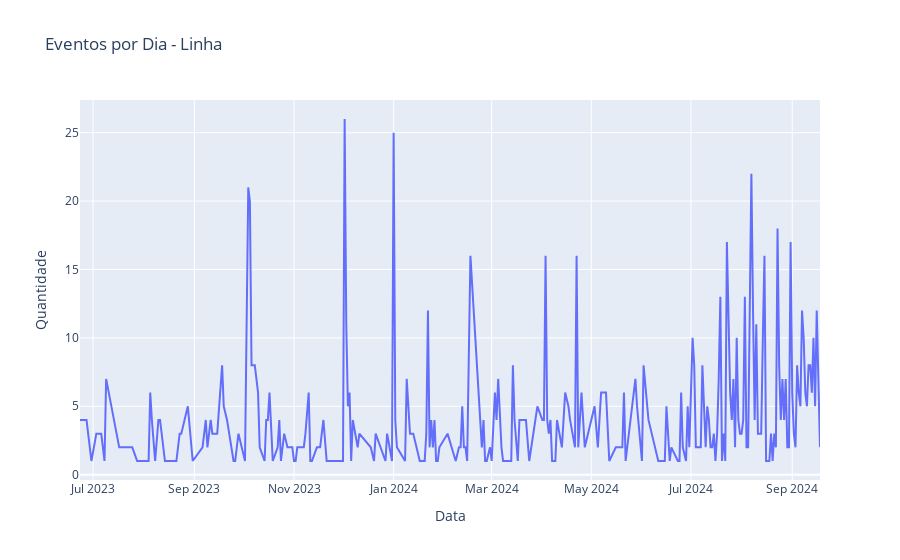
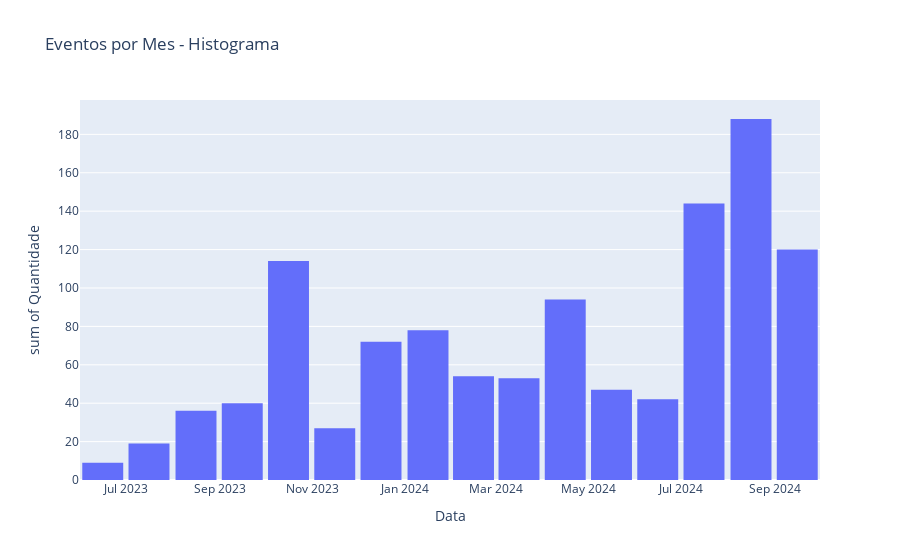

Source (notebook cell) for these figures, in order:
### Code cell
# Converter para formato datetime
df_dropped['data'] = pd.to_datetime(df_dropped['data'])


df_agrupado_data = df_dropped.groupby(df_dropped['data'].dt.date).size().reset_index(name='quantidade')

fig_por_dia = px.line(df_agrupado_data, x='data', y='quantidade', title='Eventos por Dia - Linha', labels={'data': 'Data', 'quantidade': 'Quantidade'})
fig_por_dia.show()


fig_por_mes = px.histogram(df_agrupado_data, x='data', y='quantidade', title='Eventos por Mes - Histograma', labels={'data': 'Data', 'quantidade': 'Quantidade'})
fig_por_mes.update_layout(bargap=0.1)  
fig_por_mes.show()

### Figure 1 — Plotly figure (JSON) as saved in the notebook; plotly's stock layout.template omitted (floating-point values rounded to 4 significant figures; data arrays with more than 128 entries replaced by an {"elided": "..."} marker saying what was removed)
{"data": [{"hovertemplate": "Data=%{x}<br>Quantidade=%{y}<extra></extra>", "legendgroup": "", "line": {"color": "#636efa", "dash": "solid"}, "marker": {"symbol": "circle"}, "mode": "lines", "name": "", "orientation": "v", "showlegend": false, "type": "scatter", "x": {"elided": "258 str values"}, "xaxis": "x", "y": {"elided": "258 int values"}, "yaxis": "y"}], "layout": {"autosize": true, "legend": {"tracegroupgap": 0}, "title": {"text": "Eventos por Dia - Linha"}, "xaxis": {"anchor": "y", "autorange": true, "domain": [0, 1], "range": ["2023-06-23", "2024-09-18"], "title": {"text": "Data"}, "type": "date"}, "yaxis": {"anchor": "x", "autorange": true, "domain": [0, 1], "range": [-0.3889, 27.39], "title": {"text": "Quantidade"}, "type": "linear"}}}

### Figure 2 — Plotly figure (JSON) as saved in the notebook; plotly's stock layout.template omitted (floating-point values rounded to 4 significant figures; data arrays with more than 128 entries replaced by an {"elided": "..."} marker saying what was removed)
{"data": [{"alignmentgroup": "True", "bingroup": "x", "histfunc": "sum", "hovertemplate": "Data=%{x}<br>sum of Quantidade=%{y}<extra></extra>", "legendgroup": "", "marker": {"color": "#636efa", "pattern": {"shape": ""}}, "name": "", "offsetgroup": "", "orientation": "v", "showlegend": false, "type": "histogram", "x": {"elided": "258 str values"}, "xaxis": "x", "y": {"elided": "258 int values"}, "yaxis": "y"}], "layout": {"autosize": true, "bargap": 0.1, "barmode": "relative", "legend": {"tracegroupgap": 0}, "title": {"text": "Eventos por Mes - Histograma"}, "xaxis": {"anchor": "y", "autorange": true, "domain": [0, 1], "range": ["2023-05-31 12:00", "2024-09-30 12:00"], "title": {"text": "Data"}, "type": "date"}, "yaxis": {"anchor": "x", "autorange": true, "domain": [0, 1], "range": [0, 197.9], "title": {"text": "sum of Quantidade"}, "type": "linear"}}}
